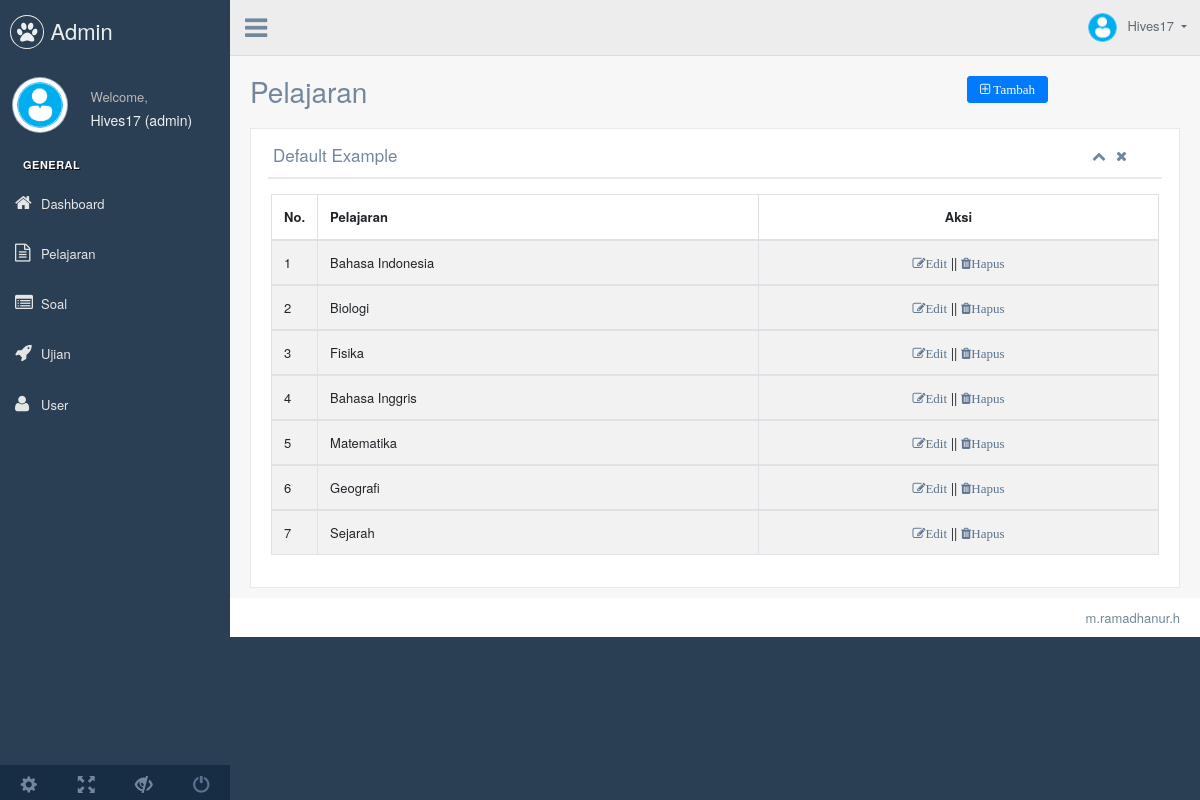
Screenshot of /admin/pelajaran.php (signed in) with the database file from the repository.
### tables this page shows
CREATE TABLE `pelajaran` (
  `id_pel` int(11) NOT NULL,
  `nama_pel` varchar(50) NOT NULL
);

### admin/pelajaran.php (the view, shortened to what this page needs)
<!DOCTYPE html>
<html lang="en">
  <head>
    <link href="../template/vendors/bootstrap/dist/css/bootstrap.min.css" rel="stylesheet">
    <link href="../template/vendors/font-awesome/css/font-awesome.min.css" rel="stylesheet">
    <link href="../template/vendors/nprogress/nprogress.css" rel="stylesheet">
    <link href="../template/vendors/iCheck/skins/flat/green.css" rel="stylesheet">
    <link href="../template/vendors/bootstrap-progressbar/css/bootstrap-progressbar-3.3.4.min.css" rel="stylesheet">
    <link href="../template/vendors/jqvmap/dist/jqvmap.min.css" rel="stylesheet"/>
    <link href="../template/vendors/bootstrap-daterangepicker/daterangepicker.css" rel="stylesheet">
    <link href="../template/build/css/custom.min.css" rel="stylesheet">
  </head>
  <body class="nav-md">
    <div class="container body">
      <div class="main_container">
        <div class="col-md-3 left_col">
          <div class="left_col scroll-view">
            <div class="navbar nav_title" style="border: 0;">
              <a href="index.html" class="site_title"><i class="fa fa-paw"></i> <span>Admin</span></a>
            </div>
            <div class="profile clearfix">
              <div class="profile_pic">
                <img src="../template/production/images/iconuser.jpg" alt="..." class="img-circle profile_img">
              </div>
              <div class="profile_info">
                <span>Welcome,</span>
                <h2><?php echo ucfirst($_SESSION['username']); ?> (<?php echo $_SESSION['level']; ?>)</h2>
              </div>
            </div>
            <br />
            <div id="sidebar-menu" class="main_menu_side hidden-print main_menu">
              <div class="menu_section">
                <h3>General</h3>
                <ul class="nav side-menu">
                    <li><a href="halaman_admin.php"><i class="fa fa-home"></i>Dashboard</a></li>
                    <li><a href="pelajaran.php"><i class="fa fa-file-text-o"></i>Pelajaran</a></li>
                    <li><a href="soal.php"><i class="fa fa-list-alt"></i>Soal</a></li>
                    <li><a href="ujian.php"><i class="fa fa-rocket"></i>Ujian</a></li>
                    <li><a href="user.php"><i class="fa fa-user"></i>User</a></li>
                </ul>
              </div>
            </div>
            <div class="sidebar-footer hidden-small">
              <a data-toggle="tooltip" data-placement="top" title="Settings">
                <span class="glyphicon glyphicon-cog" aria-hidden="true"></span>
              </a>
              <a data-toggle="tooltip" data-placement="top" title="FullScreen">
                <span class="glyphicon glyphicon-fullscreen" aria-hidden="true"></span>
              </a>
              <a data-toggle="tooltip" data-placement="top" title="Lock">
                <span class="glyphicon glyphicon-eye-close" aria-hidden="true"></span>
              </a>
              <a data-toggle="tooltip" data-placement="top" title="Logout" href="../logout.php">
                <span class="glyphicon glyphicon-off" aria-hidden="true"></span>
              </a>
            </div>
          </div>
        </div>
        <div class="top_nav">
          <div class="nav_menu">
              <div class="nav toggle">
                <a id="menu_toggle"><i class="fa fa-bars"></i></a>
              </div>
              <nav class="nav navbar-nav">
              <ul class=" navbar-right">
                <li class="nav-item dropdown open" style="padding-left: 15px;">
                  <a href="javascript:;" class="user-profile dropdown-toggle" aria-haspopup="true" id="navbarDropdown" data-toggle="dropdown" aria-expanded="false">
                    <img src="../template/production/images/iconuser.jpg" alt=""><?php echo ucfirst($_SESSION['username']); ?>
                  </a>
                </li>
              </ul>
            </nav>
          </div>
        </div>
        <div class="right_col" role="main">
          <div class="">
            <div class="page-title">
              <div class="title_left">
                <h3>Pelajaran</h3>
              </div>
              <div class="title_right">
                <div class="col-md-5 col-sm-5 col-xs-12 form-group pull-right top_search">
                  <div class="input-group">
                    <a href="pelajaran_tambah.php"><button class="fa fa-plus-square-o btn btn-primary float-right" type="button"> Tambah</button></a>
                  </div>
                </div>
              </div>
            </div>
            <div class="clearfix"></div>
            <div class="row">
              <div class="col-md-12 col-sm-12 ">
                <div class="x_panel">
                  <div class="x_title">
                    <h2>Default Example <small>Pelajaran</small></h2>
                    <ul class="nav navbar-right panel_toolbox">
                      <li><a class="collapse-link"><i class="fa fa-chevron-up"></i></a>
                      </li>
                      <li><a class="close-link"><i class="fa fa-close"></i></a>
                      </li>
                    </ul>
                    <div class="clearfix"></div>
                  </div>
                  <div class="x_content">
                      <div class="row">
                          <div class="col-sm-12">
                            <div class="card-box table-responsive">
                    <table id="datatable" class="table table-striped table-bordered" style="width:100%">
                      <thead>
                        <tr>
                          <th width="15px">No.</th>
                          <th>Pelajaran</th>
                          <th class="text-center">Aksi</th>
                        </tr>
                        <?php
                        include '../koneksi.php';
                        $no = 1;
                        $data = mysqli_query($koneksi,"select * from pelajaran");
		                while($p = mysqli_fetch_array($data)){
                        ?>
                      </thead>
                      <tbody>
                        <tr>
                          <td><?php echo $no++; ?></td>
                          <td><?php echo $p['nama_pel']?></td>
                          <td class="text-center">
                            <a href="pelajaran_edit.php?id=<?php echo $p['id_pel']; ?>" class="fa fa-pencil-square-o">Edit</a>
                            ||
                            <a href="delete_aksi_pelajaran.php?id=<?php echo $p['id_pel']; ?>" class="fa fa-trash">Hapus</a>
                          </td>
                        </tr>
                        <?php
                        }
                        ?>
                      </tbody>
                    </table>
                  </div>
                  </div>
              </div>
            </div>
                </div>
              </div>
            </div>
          </div>
        </div>
        <footer>
          <div class="pull-right">
            m.ramadhanur.h
          </div>
          <div class="clearfix"></div>
        </footer>
      </div>
    </div>
  </body>
</html>

### rows the page displays
pelajaran: nama_pel "Bahasa Indonesia"
pelajaran: nama_pel "Biologi"
pelajaran: nama_pel "Fisika"
pelajaran: nama_pel "Bahasa Inggris"
pelajaran: nama_pel "Matematika"
pelajaran: nama_pel "Geografi"
pelajaran: nama_pel "Sejarah"

### other values shown
$_SESSION['username'] "Hives17"
$_SESSION['level'] "admin"
